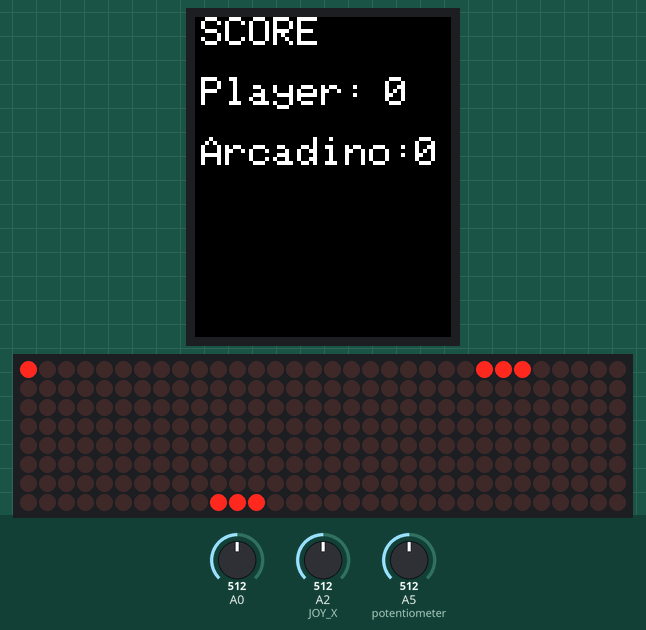
A sketch run on a simulated Arduino Uno, built with avr-gcc and run on an emulated ATmega328P. On the bench: 128×160 colour display, 32×8 LED matrix. The inputs (shaded band) are chosen by the test bench; at power-on: A2 (JOY_X) = 512, A0 = 512, A5 (potentiometer) = 512. Random numbers use the default seed unless the sketch sets one.

Above: at 1.2 s.
1.3 s: A2 (JOY_X) set to 634
3.6 s: A2 (JOY_X) set to 659
At 4.0 s:
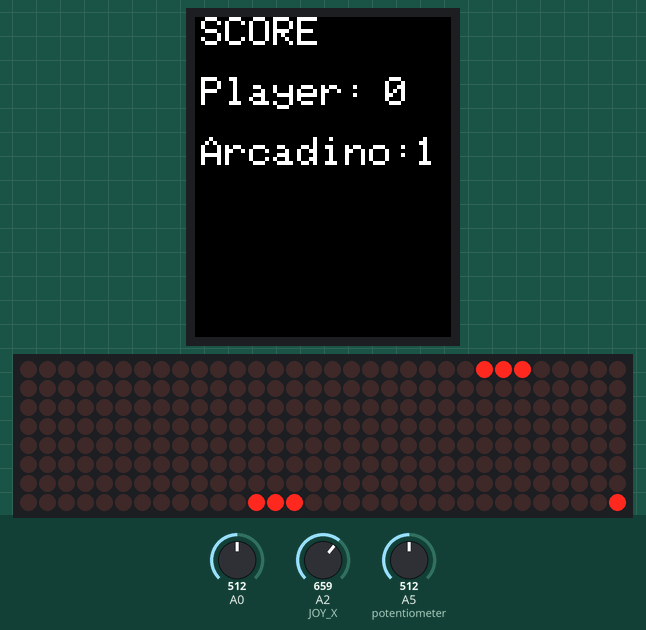
5.7 s: A0 set to 716
At 6.74 s:
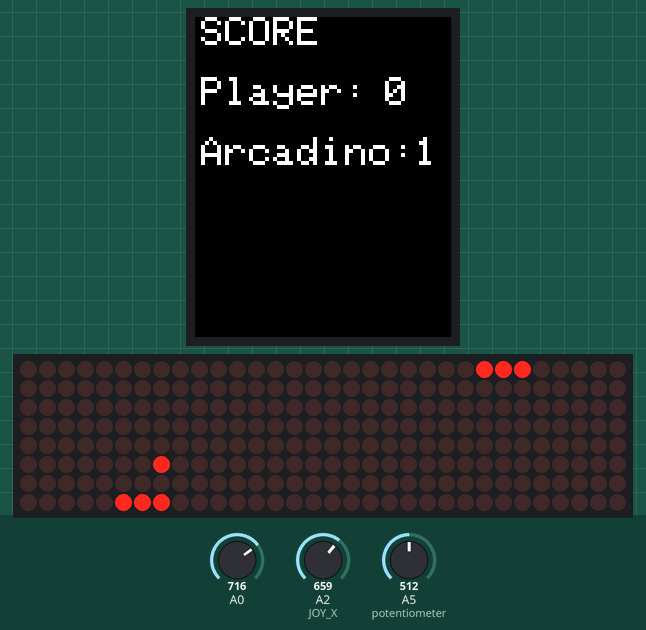
8.4 s: A2 (JOY_X) set to 306
At 11.13 s:
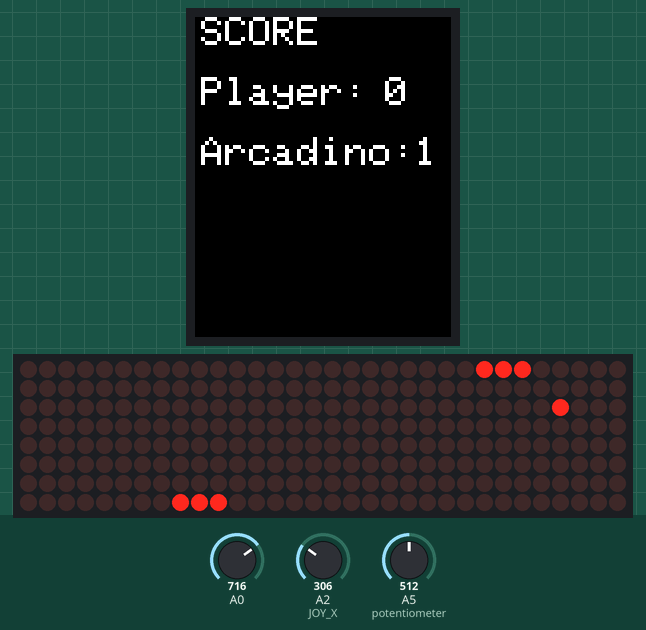
Timing chart, 0 to 12.6 s (numbered marks = the images above; inputs shaded):
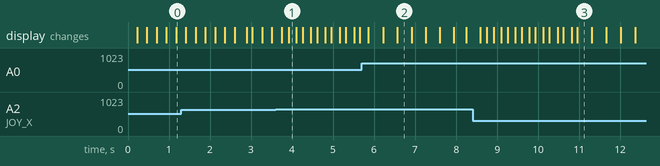

Measured:
- the behaviour switches between 650 and 651 on A2 (JOY_X) (found by bisection; images 0 and 1)

The sketch:

Pong.ino
```cpp
#include "LedControl.h"
#include <TFT.h>
#include <SPI.h>

#define JOY_X A2
#define JOY_Y A3

#define CS_TFT  4
#define DC   24
#define RST  3

#define DIN 12
#define CLK 11
#define CS 10

LedControl lc = LedControl(DIN, CLK, CS, 4);
TFT TFTscreen = TFT(CS_TFT, DC, RST);

const int potentiometer = A5;
const int joyButton = 2;
const int bSpeed = 10;
const int default_time = 10;
const int playerSpeed = 2.5;
int potentiometer_value, x_val, y_val, button;

bool matrix[16][16] = {
  {0, 0, 0, 0, 0, 0, 0, 0, 0, 0, 0, 0, 0, 0, 0, 0},
  {0, 0, 0, 0, 0, 0, 0, 0, 0, 0, 0, 0, 0, 0, 0, 0},
  {0, 0, 0, 0, 0, 0, 0, 0, 0, 0, 0, 0, 0, 0, 0, 0},
  {0, 0, 0, 0, 0, 0, 0, 0, 0, 0, 0, 0, 0, 0, 0, 0},
  {0, 0, 0, 0, 0, 0, 0, 0, 0, 0, 0, 0, 0, 0, 0, 0},
  {0, 0, 0, 0, 0, 0, 0, 0, 0, 0, 0, 0, 0, 0, 0, 0},
  {0, 0, 0, 0, 0, 0, 0, 0, 0, 0, 0, 0, 0, 0, 0, 0},
  {0, 0, 0, 0, 0, 0, 0, 0, 0, 0, 0, 0, 0, 0, 0, 0},
  {0, 0, 0, 0, 0, 0, 0, 0, 0, 0, 0, 0, 0, 0, 0, 0},
  {0, 0, 0, 0, 0, 0, 0, 0, 0, 0, 0, 0, 0, 0, 0, 0},
  {0, 0, 0, 0, 0, 0, 0, 0, 0, 0, 0, 0, 0, 0, 0, 0},
  {0, 0, 0, 0, 0, 0, 0, 0, 0, 0, 0, 0, 0, 0, 0, 0},
  {0, 0, 0, 0, 0, 0, 0, 0, 0, 0, 0, 0, 0, 0, 0, 0},
  {0, 0, 0, 0, 0, 0, 0, 0, 0, 0, 0, 0, 0, 0, 0, 0},
  {0, 0, 0, 0, 0, 0, 0, 0, 0, 0, 0, 0, 0, 0, 0, 0},
  {0, 0, 0, 0, 0, 0, 0, 0, 0, 0, 0, 0, 0, 0, 0, 0}
};

void lightMatrix();

struct Point
{
  int x, y;

  Point& operator= (const Point& other)
  {
    this->x = other.x;
    this->y = other.y;
    return *this;
  }
};

class Player
{
  private:
    Point m_position[3];

  public:
    void setPosition(Point, Point, Point);
    void moveRight();
    void moveLeft();
    Point showMidPosition();
};

Point Player::showMidPosition ()
{
  return m_position[1];
}

void Player::setPosition (Point left, Point middle, Point right)
{
  m_position[0] = left;
  m_position[1] = middle;
  m_position[2] = right;

  for (Point current : m_position)
  {
    matrix[current.x][current.y] = 1;
  }
}

void Player::moveLeft ()
{
  if (m_position[0].y > 0)
  {
    matrix[m_position[2].x][m_position[2].y] = 0;
    matrix[m_position[1].x][m_position[1].y] = 0;
    matrix[m_position[0].x][m_position[0].y] = 0;

    m_position[0].y = max((m_position[0].y - playerSpeed), 0);
    m_position[1].y = m_position[0].y + 1;
    m_position[2].y = m_position[1].y + 1;

    matrix[m_position[2].x][m_position[2].y] = 1;
    matrix[m_position[1].x][m_position[1].y] = 1;
    matrix[m_position[0].x][m_position[0].y] = 1;
  }
  lightMatrix();
}

void Player::moveRight ()
{
  if (m_position[2].y < 15)
  {
    matrix[m_position[2].x][m_position[2].y] = 0;
    matrix[m_position[1].x][m_position[1].y] = 0;
    matrix[m_position[0].x][m_position[0].y] = 0;

    m_position[2].y = min((m_position[2].y + playerSpeed), 15);
    m_position[1].y = m_position[2].y - 1;
    m_position[0].y = m_position[1].y - 1;

    matrix[m_position[2].x][m_position[2].y] = 1;
    matrix[m_position[1].x][m_position[1].y] = 1;
    matrix[m_position[0].x][m_position[0].y] = 1;
  }
  lightMatrix();
}

Player player, computer;
Point ball, next_ball;

int ball_x_dir, ball_y_dir, player_score = 0, computer_score = 0;

long long int current_time, start_time, current_ball_time, start_ball_time, pot_delay = 0;


void setup ()
{ lc.shutdown(0, false);
  lc.setIntensity(0, 2);
  lc.clearDisplay(0);

  lc.shutdown(1, false);
  lc.setIntensity(1, 2);
  lc.clearDisplay(1);

  lc.shutdown(2, false);
  lc.setIntensity(2, 2);
  lc.clearDisplay(2);

  lc.shutdown(3, false);
  lc.setIntensity(3, 2);
  lc.clearDisplay(3);

  //initialize the library
  TFTscreen.begin();

  // clear the screen with a black background
  TFTscreen.background(0, 0, 0);
  //set the text size
  TFTscreen.setTextSize(2);
  TFTscreen.setRotation(3);
  // set the text color to white
  TFTscreen.stroke(255, 255, 255);
  TFTscreen.text("Press button", 0, 10);
  TFTscreen.text("to START", 0, 50);

  drawPlayers();
  drawBall();

  start_ball_time = millis();
  start_time = millis();

  pinMode(joyButton, INPUT);

  // clear the screen with a black background
  TFTscreen.background(0, 0, 0);
  showScore();
}

void loop ()
{
  if (player_score == 5)
  {
    playerWins();
  }
  else if (computer_score == 5)
  {
    computerWins();
  }
  else
  {
    current_time = millis();
    current_ball_time = millis();

    if ((current_time - start_time) > default_time)
    {
      movePlayer();
      moveComputer();
      start_time = current_time;
    }

    if ((current_ball_time - start_ball_time) > (default_time - pot_delay))
    {
      potentiometer_value = analogRead(potentiometer);
      if (potentiometer_value > 900 && pot_delay <= 200) pot_delay += bSpeed;
      else if (potentiometer_value < 200 && pot_delay >= 0) pot_delay -= bSpeed;

      moveBall();
      start_ball_time = current_ball_time;
    }
    lightMatrix();
  }
}

void drawPlayers ()
{
  for (int  i = 0; i < 16; i++)
  {
    matrix[0][i] = 0;
    matrix[15][i] = 0;
  }

  Point left_player, middle_player, right_player, left_computer, middle_computer, right_computer;
  left_player.x = 15;
  middle_player.x = 15;
  right_player.x = 15;

  left_player.y = 2;
  middle_player.y = 3;
  right_player.y = 4;

  left_computer.x = 0;
  middle_computer.x = 0;
  right_computer.x = 0;

  left_computer.y = 2;
  middle_computer.y = 3;
  right_computer.y = 4;
  player.setPosition(left_player, middle_player, right_player);
  computer.setPosition(left_computer, middle_computer, right_computer);
}

void lightMatrix ()
{
  for (int i = 0; i < 16; i++)
  {
    for (int j = 0; j < 16; j++)
    {
      if (i < 8 && j < 8)
        lc.setLed(0, i, j, matrix[i][j]);
      else  if (i < 8 && 8 <= j < 16)
        lc.setLed(1, i % 8, j % 8, matrix[i][j]);
      else  if (8 <= i < 16 && j < 8)
        lc.setLed(2, i % 8, j % 8, matrix[i][j]);
      else  if (8 <= i < 16 && 8 <= j < 16)
        lc.setLed(3, i % 8, j % 8, matrix[i][j]);
    }
  }
}

void movePlayer ()
{
  x_val = analogRead(JOY_X);

  if (x_val < 400) player.moveLeft();
  if (x_val > 650) player.moveRight();
}

void moveBall ()
{
  matrix[ball.x][ball.y] = false;
  next_ball.x = ball.x + ball_x_dir;
  next_ball.y = ball.y;

  if (matrix[next_ball.x][next_ball.y] == true)
  {
    ball_x_dir = -ball_x_dir;
    randomSeed(analogRead(0));
    int random_var = random(2, 13);
    if (random_var % 2) ball_y_dir = -ball_y_dir;

    if (ball.y + ball_y_dir > 15 || ball.y + ball_y_dir < 0)
      ball_y_dir = -ball_y_dir;

    ball.y += ball_y_dir;
    ball.x += ball_x_dir;
  }
  else
  {
    if (ball.y + ball_y_dir > 15 || ball.y + ball_y_dir < 0)
      ball_y_dir = -ball_y_dir;

    next_ball.y = ball.y + ball_y_dir;

    if (matrix[next_ball.x][next_ball.y] == true)
    {
      ball_x_dir = -ball_x_dir;

      int random_var = random(1, 11);
      if (random_var % 2) ball_y_dir = -ball_y_dir;
      if (ball.y + ball_y_dir > 15 || ball.y + ball_y_dir < 0)
        ball_y_dir = -ball_y_dir;

      ball.y += ball_y_dir;
      ball.x += ball_x_dir;
    }
    else if (next_ball.x == 0 && matrix[next_ball.x][next_ball.y] == false)
    {
      player_score++;
      drawBall();
      plusPoint();
    }
    else if (next_ball.x == 15 && matrix[next_ball.x][next_ball.y] == false)
    {
      computer_score++;
      drawBall();
      plusPoint();
    }
    else
    {
      ball.y += ball_y_dir;
      ball.x += ball_x_dir;
    }
  }
  matrix[ball.x][ball.y] = true;
}

void moveComputer ()
{
  Point computer_middle = computer.showMidPosition();
  Point next_ball = ball;
  next_ball.x += ball_x_dir;
  next_ball.y += ball_y_dir;

  if (next_ball.y > computer_middle.y) computer.moveLeft();
  if (next_ball.y < computer_middle.y) computer.moveRight();
}

void plusPoint ()
{
  showScore();
  lc.clearDisplay(0);
  lc.clearDisplay(1);
  lc.clearDisplay(2);
  lc.clearDisplay(3);

  for (int i = 0; i < 16; i++)
  {
    int j = 16 - i - 1;
    if (j < 8)
      lc.setLed(1, i % 8, j % 8, true);
    else  if (8 <= j < 16)
      lc.setLed(2, i % 8, j % 8, true);
    if (i < 8)
      lc.setLed(0, i, i, true);
    else  if (8 <= i < 16)
      lc.setLed(3, i % 8, i % 8, true);
  }
}

void playerWins ()
{
  TFTscreen.background(0, 0, 0);
  TFTscreen.text("You WIN :)", 0, 0);
  TFTscreen.text("Press Button", 0, 50);
  TFTscreen.text("to replay", 0, 90);
  while (1)
  {
    button = digitalRead(joyButton);
    if (button == HIGH)
      break;
  }
  player_score = 0;
  computer_score = 0;
  showScore();
}

void computerWins ()
{
  TFTscreen.background(0, 0, 0);
  TFTscreen.text("You Lose :(", 0, 0);
  TFTscreen.text("Press Button", 0, 50);
  TFTscreen.text("to replay", 0, 90);
  while (1)
  {
    button = digitalRead(joyButton);
    if (button == HIGH)
      break;
  }
  player_score = 0;
  computer_score = 0;
  showScore();
}

void drawBall ()
{
  drawPlayers();

  ball.x = 3;
  ball.y = 3;

  matrix[ball.x][ball.y] = true;
  randomSeed(analogRead(0));
  int random_y, random_x;
  random_y = random(10, 21);
  random_x = random(10, 21);

  if (random_y % 2) ball_y_dir = 1;
  else ball_y_dir = -1;

  if (random_x % 2) ball_x_dir = 1;
  else ball_x_dir = -1;
}

void showScore ()
{
  // clear the screen with a black background
  TFTscreen.background(0, 0, 0);
  TFTscreen.text("SCORE", 3, 0);
  TFTscreen.text("Player: ", 3, 30);
  char buff[20], buff1[20];
  itoa(player_score, buff, 10);
  TFTscreen.text(buff, 95, 30);
  itoa(computer_score, buff1, 10);
  TFTscreen.text("Arcadino: ", 3, 60);
  TFTscreen.text(buff1, 110, 60);
}
```
